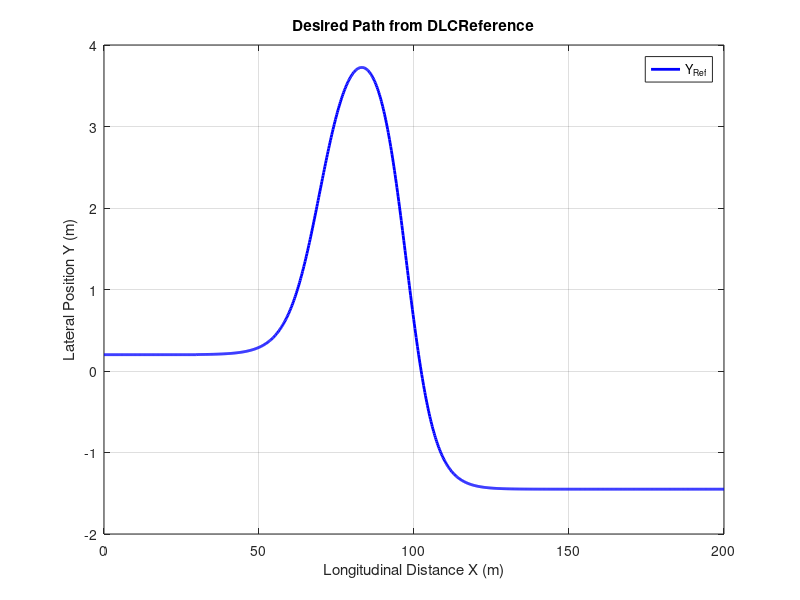

Write the MATLAB code that produced this figure.
% DLCReference parameters (sharper example)
shape = 2.4;
dx1 = 25;
dx2 = 21.95;
dy1 = 4.05;
dy2 = 5.7;
Xs1 = 27.19;
Xs2 = 56.45;
X_offset = 30;
Y_offset = 0.2;

% Longitudinal path (meters)
X = linspace(0, 200, 1000);

% Initialize reference arrays
YRef = zeros(size(X));
YawRef = zeros(size(X));

for i = 1:length(X)
    if X(i) >= X_offset
        z1 = shape/dx1 * (X(i) - X_offset - Xs1) - shape/2;
        z2 = shape/dx2 * (X(i) - X_offset - Xs2) - shape/2;
        
        YawRef(i) = atan( dy1*(1./cosh(z1)).^2*(1.2/dx1) - dy2*(1./cosh(z2)).^2*(1.2/dx2));
        YRef(i) = dy1/2*(1 + tanh(z1)) - dy2/2*(1 + tanh(z2)) + Y_offset;
    else
        YawRef(i) = 0;
        YRef(i) = Y_offset;
    end
end

% Plot lateral path
figure;
plot(X, YRef, 'b', 'LineWidth', 2);
grid on;
xlabel('Longitudinal Distance X (m)');
ylabel('Lateral Position Y (m)');
title('Desired Path from DLCReference');
legend('Y_{Ref}');
